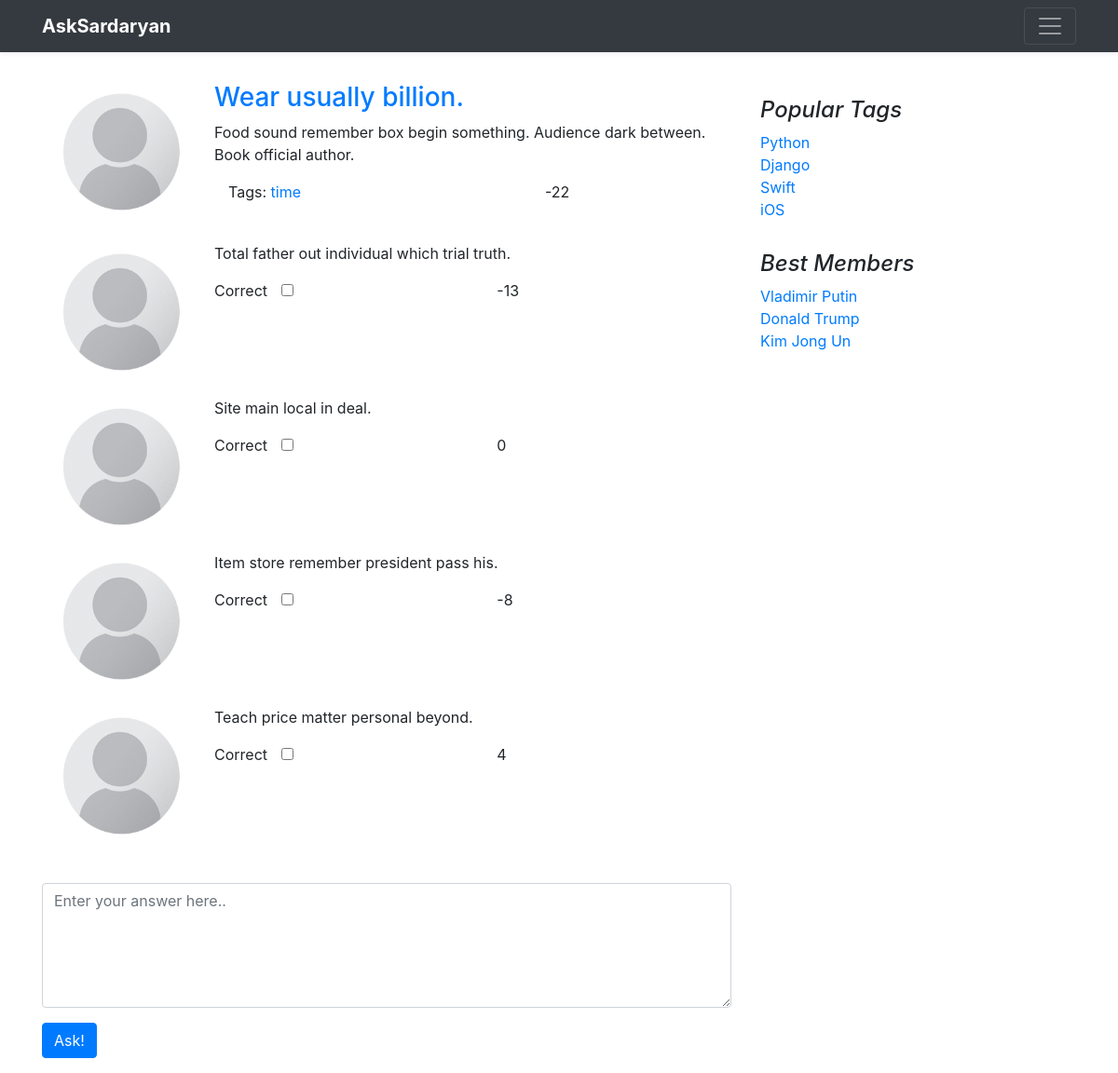
Page /questions/question/365/ on the committed database.
### questions/models.py (models this page shows, shortened)
class Question(models.Model):
    author = models.ForeignKey(User, on_delete=models.CASCADE)
    title = models.CharField(max_length=120, verbose_name=u"Заголовок вопроса")
    text = models.TextField(verbose_name=u"Полное описание вопроса")
    create_date = models.DateTimeField(default=datetime.now, verbose_name=u"Время создания вопроса")
    is_active = models.BooleanField(default=True, verbose_name=u"Доступность вопроса")
    tags = models.ManyToManyField(Tag, blank=True, related_name="questions")
    rating = models.IntegerField(default=0)
    objects = QuestionManager()
    class Meta:
        ordering = ['-create_date']

class Tag(models.Model):
    title = models.CharField(max_length=120, verbose_name=u"Заголовок ярлыка")

class Comment(models.Model):
    author = models.ForeignKey(User, on_delete=models.CASCADE)
    question = models.ForeignKey(Question, on_delete=models.CASCADE)
    create_data = models.DateTimeField(default=datetime.now, verbose_name=u"Время создания комментария")
    text = models.TextField(blank=True, verbose_name=u"Комментарий")
    rating = models.IntegerField(default=0)

### questions/views.py (the view)
# urls.py: path("question/<int:pk>/", views.question_by_pk, name="question"),
def question_by_pk(request, pk):
    question = get_object_or_404(Question, pk=pk)
    return render(request, "questions/question_page.html", context={"question": question})

### questions/templates/questions/question_page.html
{% extends "base.html" %}
{% load static %}
{% block content %}
<div class="row">
    <div class="col-md-3">
        <div class="row justify-content-center">
            <img class="avatar rounded" src={% static "img/user.png" %}  >
        </div>
    </div>
    <div class="col-md-9">
        <div class="row">
            <h3><a href={% url "question" question.pk %}>{{ question.title }}</a></h3>
        </div>
        <div class="row">
            <p>{{ question.text }}</p>
        </div>
        <div class="row mb-0">
            <div class="col-8">
                Tags:
                {% for tag in question.tags.all %}
                    <a href={% url "tag" tag.title %}>{{ tag.title }}</a>
                {% endfor %}
            </div>
            <div class="row justify-content-center">
                {{ question.rating }}
            </div>
        </div>
    </div>
</div>
    <br>
    {% for comment in question.comment_set.all %}
        {% include "questions/comment.html" %}
    {% endfor %}
    <br>
    <form action="#" class='input-question'>
        <div class="form-group row">
            <textarea  id='Text' class='form-control' cols="5" rows="5" placeholder="Enter your answer here.."></textarea>
        </div>
        <div class="form-group row">
            <button type="submit" class="btn btn-primary">Ask!</button>
        </div>
    </form>
{% endblock %}

### questions/templates/questions/comment.html (shortened to what this page needs)
{% load static %}
<div class="row question-container question-container-border">
    <div class="col-md-3">
        <div class="row justify-content-center">
            <img class="avatar" src={% static "img/user.png" %}  >
        </div>
         <div class="row justify-content-center">
             <div class="row  justify-content-center ">
                 <div class="btn btn-link btn-lg btn-like">
                 </div>
              </div>
        </div>
    </div>
    <div class="col-md-9">
        <div class="row">
            <p>{{ comment.text }}</p>
        </div>
        <div class="form-group row mb-0">
                <label for="correct" >Correct</label>
            <div class="col-md-5">
                <input type="checkbox" id="correct">
            </div>
            <div class="col-md-5">
                {{ comment.rating }}
            </div>
        </div>
    </div>
</div>

### static/css/styles.css (style rules this page uses)
.avatar { max-width: 8em; max-height: 8em; margin-bottom:10px; margin-top: 10px; margin-right: 15px; }

### rows in the picture
Question: title "Wear usually billion.", text "Food sound remember box begin something. Audience dark between. Book official author.", rating "-22"
Tag: title "time"
Comment: text "Total father out individual which trial truth.", rating "-13"
Comment: text "Site main local in deal.", rating "0"
Comment: text "Item store remember president pass his.", rating "-8"
Comment: text "Teach price matter personal beyond.", rating "4"
